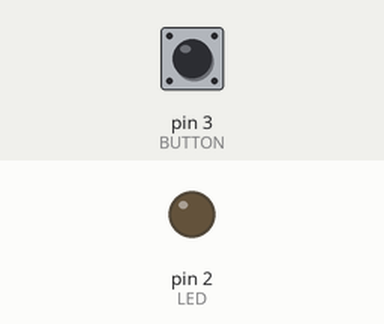
This sketch was run on a simulated Arduino Uno, built with avr-gcc and run on an emulated ATmega328P. On the bench: output pins drawn as LEDs (lit = HIGH). The inputs (shaded band) are chosen by the test bench; at power-on: pin 3 (BUTTON) LOW.

Above: at 1.2 s.
1.3 s: pin 3 (BUTTON) pulled HIGH for 0.15 s
At 1.37 s:
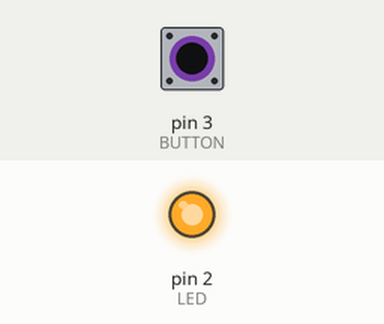
2.9 s: pin 3 (BUTTON) pulled HIGH for 3.2 s
At 7.0 s:
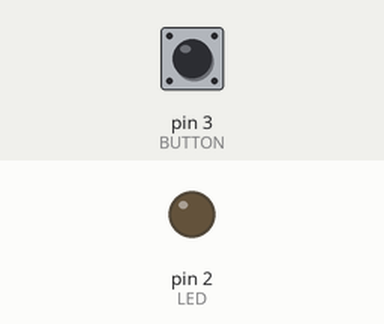
Timing chart, 0 to 8.5 s (numbered marks = the images above; inputs shaded):
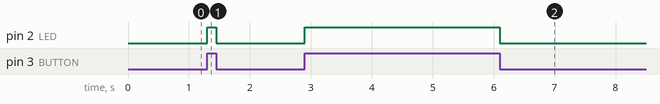

The sketch:

03digitalInput.ino
```cpp
const int LED = 2;
const int BUTTON = 3;

void setup() {
  pinMode(LED,OUTPUT);
  pinMode(BUTTON, INPUT);

}

void loop() {
  if(digitalRead(BUTTON)){
    digitalWrite(LED,HIGH);
  } else {
    digitalWrite(LED, LOW);
  }

}
```

Measured:
- after the input at 1.3 s, pin 2 (LED): LOW → HIGH at once, → LOW 0.15 s later
- after the input at 2.9 s, pin 2 (LED): LOW → HIGH at once, → LOW 3.2 s later
